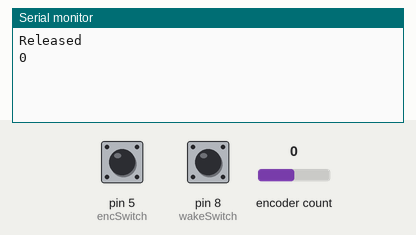
The sketch below on a simulated SparkFun Pro Micro, built with avr-gcc and run on an emulated ATmega32U4. On the bench: the last lines printed to the serial monitor. The inputs (shaded band) are chosen by the test bench; at power-on: pin 5 (encSwitch) HIGH, pin 8 (wakeSwitch) HIGH, encoder count 0. USB keyboard and mouse output is not drawn.

Above: at 1.2 s.
1.3 s: pin 5 (encSwitch) pulled LOW for 0.15 s
At 2.2 s:
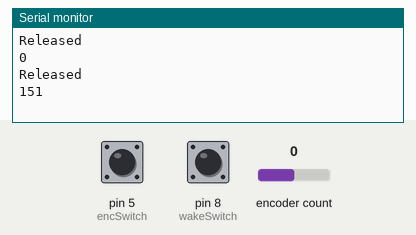
2.9 s: pin 5 (encSwitch) pulled LOW for 1 s
At 5.1 s:
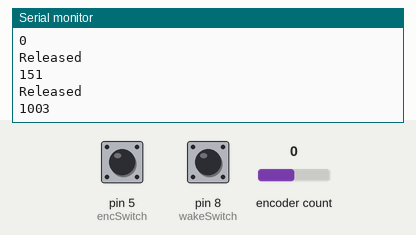

The sketch:

USBMultiMediaController.ino
```cpp
/*
Name
  USB Multimedia Controller
Purpose
  Using Arduino ATMega32u4 5v, aka Pro Micro, take input from rotary encoder with switch and mimic a USB HID Keyboard to send the commands to the connected computer (PC or Mac).
    - Short press/release knob to play/pause
    - Long press/release knob to skip to next track
    - Rotate knob to adjust volume up and down

Author
  Dave MacLeod damacleod@gmail.com
Date
  11/FEB/2023
Credits:
  Nico Hood for HID-Project library - https://github.com/NicoHood/HID
  alizaliz's Giant USB Volume Knob - https://www.instructables.com/Giant-USB-Volume-Knob/
  Wolfgang Ziegler - https://wolfgang-ziegler.com/blog/pc-volume-control
*/

#include <HID-Project.h>
#include <HID-Settings.h>
#include <Encoder.h>

//components
Encoder encKnob(7, 6);  // encoder knob
const int encSwitch = 5; // pause/play button
const int wakeSwitch = 8;
// variables
long encPrevRotationValue  = -999;
long encRotationValue = -999;
long encScale = 3.3;   // You will need to experiment with this value - I wanted a single click on my encoder to match a single increment of volume on my Mac Mini (M1)
int encSwitchState = 0;
bool encSwitchPressed = false;
unsigned long encSwitchPressTime = 0;
int debounce = 50;
unsigned long LongPressThreshold = 500;

int wakeSwitchState = 0;
bool wakeSwitchPressed = false;
bool debugOn = false;

// initialise
void setup()
{
  pinMode(encSwitch, INPUT_PULLUP);
  pinMode(wakeSwitch, INPUT_PULLUP);
  Consumer.begin();
  if (debugOn)
  {
    Serial.begin(9600); //for debugging
    Serial.println("Serial monitor started");
  }
}

//main loop
void loop()
{
  // do the Switch stuff
  encSwitchState = digitalRead(encSwitch); //update encoder switch state
  if (!encSwitchPressed && encSwitchState == HIGH) // Simple button press for knob momentary switch
  {
    encSwitchPressed = true; // Only send command once per press
    Serial.println("Released");
    Serial.println(millis()-encSwitchPressTime);
    if (millis()-encSwitchPressTime>LongPressThreshold) // switch has been released - check the duration between press and release if more than threshold then skip track otherwise play/pause
    {
      Consumer.write(MEDIA_NEXT);
    }
    else
    {
      Consumer.write(MEDIA_PLAY_PAUSE);
    }
    encSwitchPressTime = 0;
  }
  if (encSwitchPressed && encSwitchState ==LOW)
  {
    encSwitchPressed = false; // reset switch status if released
    encSwitchPressTime = millis();
  }
  // do the rotary encoder1 stuff
  encRotationValue = (encKnob.read()/encScale); // read encoder position
  if (encRotationValue != encPrevRotationValue) //volume change
  {
    if (encRotationValue < encPrevRotationValue) //turned anticlockwise
    {
      Consumer.write(MEDIA_VOLUME_DOWN);
    }
    else
    {
      Consumer.write(MEDIA_VOLUME_UP);
    }
    encPrevRotationValue = encRotationValue;
  }

  // do the buttonpress
  wakeSwitchState = digitalRead(wakeSwitch);
  if (wakeSwitchPressed && wakeSwitchState == HIGH)   // switch was pressed and now isn't
  {
    wakeSwitchPressed = false;
  }
  if (!wakeSwitchPressed && wakeSwitchState ==LOW) //switch wasn't pressed and now is
  {
    if (debugOn)
    {
      Serial.println("Wake up");
    }
    wakeSwitchPressed = true;
    Keyboard.press(KEY_LEFT_CTRL);
    Keyboard.send();
    Keyboard.releaseAll();
  }
  delay(debounce); // soften control response
}
```

Measured:
- after the input at 1.3 s, the serial monitor: prints a new line after 0.16 s (image 1)
- after the input at 2.9 s, the serial monitor: prints a new line after 1.0 s (image 2)
